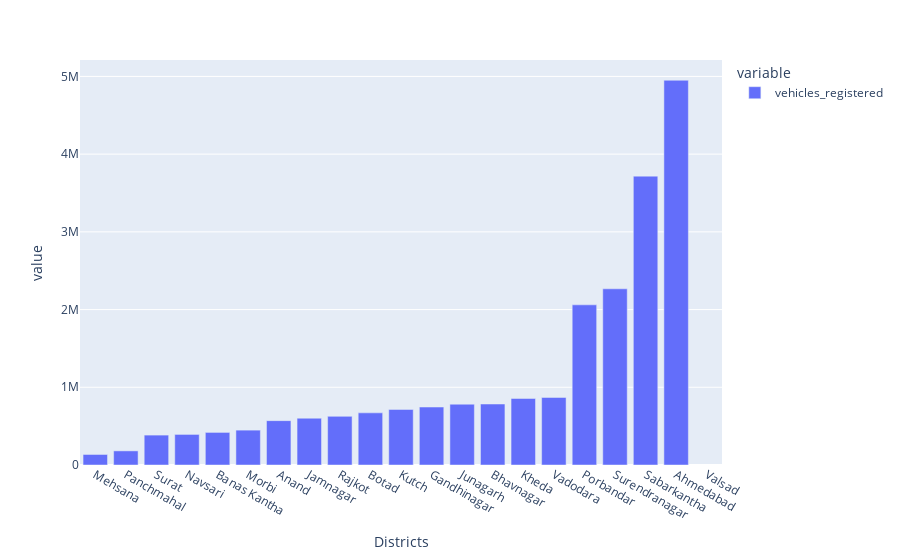

This figure's notebook cell:
### Code cell
plt.figure(figsize=(30,3))
px.bar(df2[['vehicles_registered','Districts']].groupby(["Districts"]).mean().sort_values(by='vehicles_registered'))

### Figure 1 — Plotly figure (JSON) as saved in the notebook; plotly's stock layout.template omitted (floating-point values rounded to 4 significant figures)
{"data": [{"alignmentgroup": "True", "hovertemplate": "variable=vehicles_registered<br>Districts=%{x}<br>value=%{y}<extra></extra>", "legendgroup": "vehicles_registered", "marker": {"color": "#636efa", "pattern": {"shape": ""}}, "name": "vehicles_registered", "offsetgroup": "vehicles_registered", "orientation": "v", "showlegend": true, "textposition": "auto", "type": "bar", "x": ["Mehsana", "Panchmahal", "Surat", "Navsari", "Banas Kantha", "Morbi", "Anand", "Jamnagar", "Rajkot", "Botad", "Kutch", "Gandhinagar", "Junagarh", "Bhavnagar", "Kheda", "Vadodara", "Porbandar", "Surendranagar", "Sabarkantha", "Ahmedabad", "Valsad"], "xaxis": "x", "y": [135547, 181626, 384739, 393432, 419360, 448678, 570783, 602084, 625995, 671027, 714932, 746075, 782429, 784725, 856101, 869319, 2060774, 2267134, 3716852, 4950637, null], "yaxis": "y"}], "layout": {"barmode": "relative", "legend": {"title": {"text": "variable"}, "tracegroupgap": 0}, "margin": {"t": 60}, "xaxis": {"anchor": "y", "domain": [0, 1], "title": {"text": "Districts"}}, "yaxis": {"anchor": "x", "domain": [0, 1], "title": {"text": "value"}}}}
